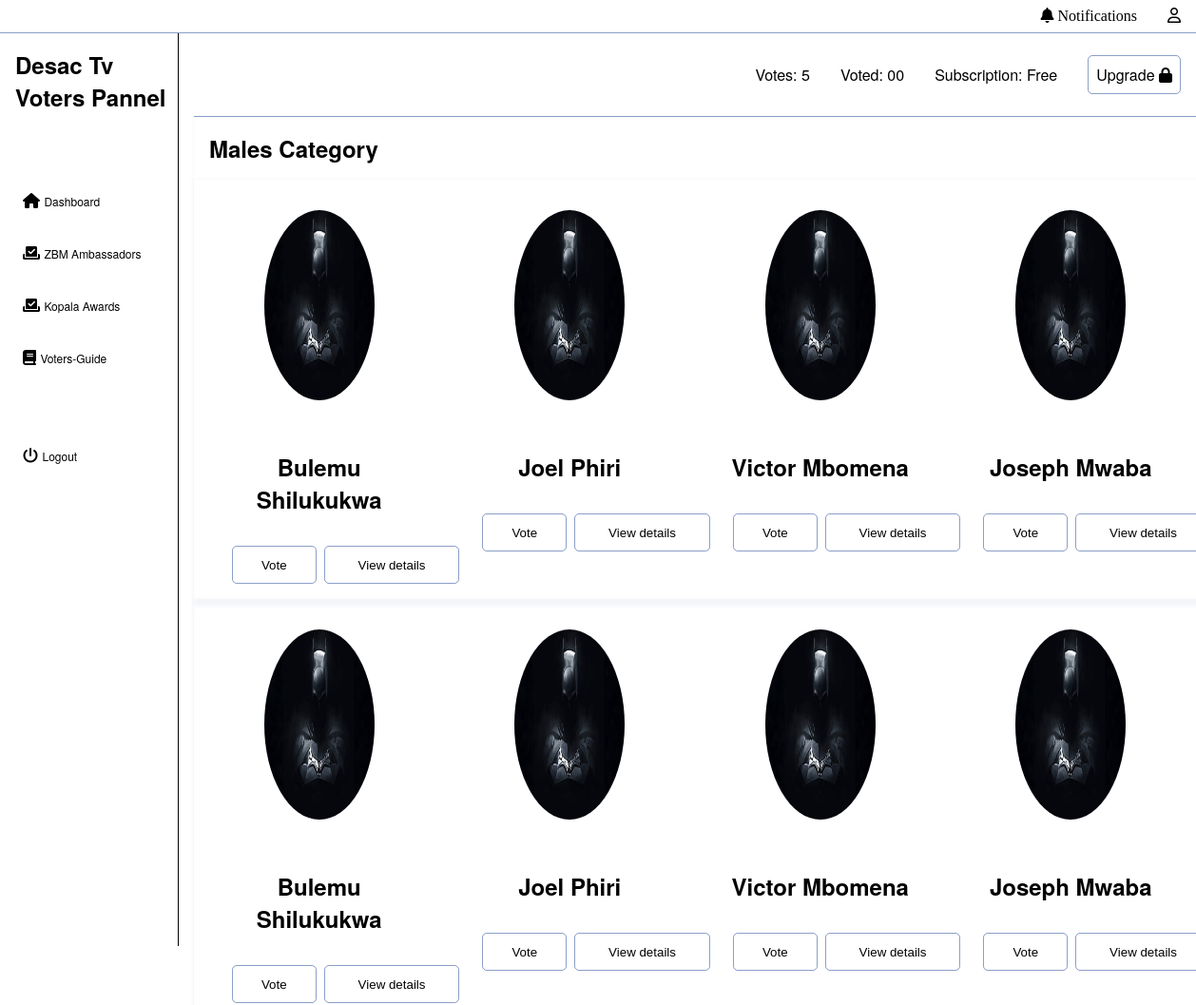
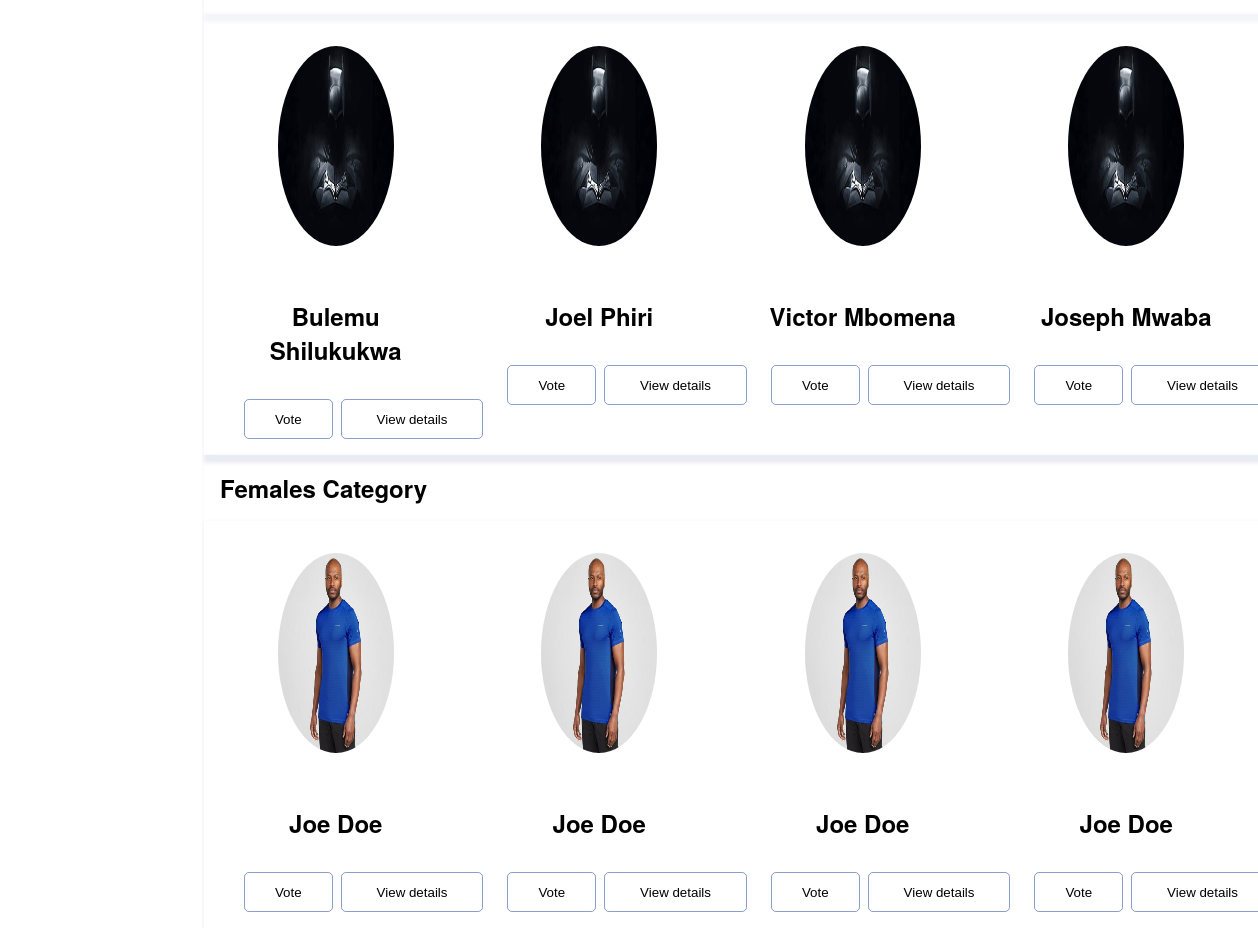
Page /zbmAmbassadors/ on the committed database (2 pictures, top to bottom).
### subscriptions/models.py (models this page shows, shortened)
class Subscription(models.Model):
    SUBSCRIPTION_CHOICES = (
        ('Premium', 'Premium'),
        ('PremiumPlus', 'PremiumPlus'),
        ('Free', 'Free')
    )
    SUBSCRIPTION_DURATION = (
        ('Three_Days', 'Three_Days'),
        ('Weekly', 'Weekly'),
        ('Monthly', 'Monthly'),
    )
    NUMBER_OF_VOTES = {
        ('3', '3'),
        ('5', '5'),
        ('8','8'),
    }
    slug = models.SlugField(null=True, blank=True)
    subscription_type = models.CharField(choices=SUBSCRIPTION_CHOICES, default='Free', max_length=30)
    number_of_votes = models.CharField(choices=NUMBER_OF_VOTES, default='Free', max_length=30)
    duration = models.PositiveIntegerField(default=3)
    duration_period = models.CharField(max_length=100, default='Free ', choices=SUBSCRIPTION_DURATION, )
    price = models.DecimalField(max_digits=10, decimal_places=2, default=0.00)
    class Meta:
        verbose_name_plural = 'Subscription'

### vote/models.py (models this page shows, shortened)
class Candidate(models.Model):
    category = models.ForeignKey(Categories, related_name='modals', on_delete=models.CASCADE)
    modal_name = models.CharField(max_length=300)
    modal_slug = models.SlugField(max_length=300)
    image = models.ImageField(upload_to='templates/uploads/', blank=True, null=True)
    votes = models.IntegerField(default=0)
    class Meta:
        verbose_name_plural = 'Candidate'

### users/views.py (the view)
# urls.py: path('zbmAmbassadors/', views.zbmAmbassadors, name='zbmAmbassadors'),
def zbmAmbassadors(request):
    subscription = Subscription.objects.all() [0:1]
    candidate = Candidate.objects.all() [0:4]
    categories = Categories.objects.all() [0:1]
    vote = Vote(request)
    return render (request, 'pages/voters-page-1.html', {
        'subscription' : subscription,
        'candidate' : candidate,
        'categories' : categories,
        'vote': vote,
    })

### users/templates/pages/voters-page-1.html (shortened to what this page needs)
{% extends 'pages/a_base.html' %}
{% load static%}
{%block content%}
<div class="zbm-ambassadors">
    <div class="container">
        <div class="side-nav">
            <div class="side-container">
                <div class="heading">
                    <h2>Desac Tv</h2>
                    <h2>Voters Pannel</h2>
                </div>
                <div class="content">
                    <ul>
                        <li>
                            <span><i class="fa-solid fa-house"></i></span>
                            <a href="{% url 'dashboard' %}">Dashboard</a>
                        </li>
                        <li>
                            <span><i class="fa-solid fa-check-to-slot"></i></span>
                            <a href="{% url 'zbmAmbassadors' %}">ZBM Ambassadors</a>
                        </li>
                        <li>
                            <span><i class="fa-solid fa-check-to-slot"></i></span>
                            <a href="{% url 'kopalaAwards' %}">Kopala Awards</a>
                        </li>
                        <li>
                            <span><i class="fa-solid fa-book"></i></span>
                            <a href="{% url 'votersGuide' %}">Voters-Guide</a>
                        </li>
                    </ul>
                </div>
                <div class="finale-content">
                    <ul>
                        <li>
                            <span><i class="fa-solid fa-power-off"></i></span>
                            <a href="{% url 'logout' %}">Logout</a>
                        </li>
                    </ul>
                </div>
            </div>
        </div>
       <div class="content">
        <div class="secondary-nav">
            <div class="container">
                <div class="item">
                    <label for="">Votes: </label>
                    {% for subscription in subscription%}
                    <label for="">{{subscription.number_of_votes}}</label>
                    {% endfor %}
                </div>
                <div class="item">
                    <label for="">Voted: </label>
                    <label for="">00</label>
                </div>
                <div class="item">
                    <label for="">Subscription:</label>
                    {% for subscription in subscription%}
                    <label for="">{{subscription.subscription_type}}</label>
                    {% endfor %}
                </div>
                <div class="item">
                    <a href="{% url 'subscription' %}">Upgrade <span><i class="fa-solid fa-lock"></i></span></a>
                </div>
            </div>
        </div>
        <div class="dashboard">
            <div class="container">
                <div class="content">
                    <div class="heading">
                        <h2>Males Category</h2>
                    </div>
                    <div class="cards">
                        {% for candidate in candidate %}
                        <div class="card">
                            <div class="image-manager">
                                {% if candidate.image%}
                                <img src="{{candidate.image.url}}" alt="{{candidate.modal_name}}">
                                {%else%}
                                    <p>No image available</p>
                                 {%endif%}
                            </div>
                            <div class="text-manager">
                                {% if candidate.image%}
                                <h2 class="model-name">{{candidate.modal_name}}</h2>
                            </div>
                            {%endif%}
                            <div class="button-manager">
                                <div class="vote">
                                    <button type="submit"><a href="">Vote</a></button>
                                </div>
                                <div class="alt">
                                    <button type="submit"><a href="./view-details.html">View details</a></button>
                                </div>
                            </div>
                        </div>
                        {%endfor%}
                    </div>
                    <div class="cards">
                        {% for candidate in candidate %}
                        <div class="card">
                            <div class="image-manager">
                                {% if candidate.image%}
                                <img src="{{candidate.image.url}}" alt="{{candidate.modal_name}}">
                                {%else%}
                                    <p>No image available</p>
                                 {%endif%}
                            </div>
                            <div class="text-manager">
                                {% if candidate.image%}
                                <h2 class="model-name">{{candidate.modal_name}}</h2>
                            </div>
                            {%endif%}
                            <div class="button-manager">
                                <div class="vote">
                                    <button type="submit"><a href="">Vote</a></button>
                                </div>
                                <div class="alt">
                                    <button type="submit"><a href="./view-details.html">View details</a></button>
                                </div>
                            </div>
                        </div>
                        {%endfor%}
                    </div>
                    <div class="cards">
                        {% for candidate in candidate %}
                        <div class="card">
                            <div class="image-manager">
                                {% if candidate.image%}
                                <img src="{{candidate.image.url}}" alt="{{candidate.modal_name}}">
                                {%else%}
                                    <p>No image available</p>
                                 {%endif%}
                            </div>
                            <div class="text-manager">
                                {% if candidate.image%}
                                <h2 class="model-name">{{candidate.modal_name}}</h2>
                            </div>
                            {%endif%}
                            <div class="button-manager">
                                <div class="vote">
                                    <button type="submit"><a href="">Vote</a></button>
                                </div>
                                <div class="alt">
                                    <button type="submit"><a href="./view-details.html">View details</a></button>
                                </div>
                            </div>
                        </div>
                        {%endfor%}
                    </div>
                </div>
            </div>
            <div class="container">
                <div class="content">
                    <div class="heading">
                        <h2>Females Category</h2>
                    </div>
                    <div class="cards">
                        <div class="card">
                            <div class="image-manager">
                                <img src="./static/assets/1.jpeg" alt="Model-Name">
                            </div>
                            <div class="text-manager">
                                <h2 class="model-name">Joe Doe</h2>
                            </div>
                            <div class="button-manager">
                                <div class="vote">
                                    <button type="submit"><a href="">Vote</a></button>
                                </div>
                                <div class="alt">
                                    <button type="submit"><a href="./view-details.html">View details</a></button>
                                </div>
                            </div>
                        </div>
                        <div class="card">
                            <div class="image-manager">
                                <img src="./static/assets/1.jpeg" alt="Model-Name">
                            </div>
                            <div class="text-manager">
                                <h2 class="model-name">Joe Doe</h2>
                            </div>
                            <div class="button-manager">
                                <div class="vote">
                                    <button type="submit"><a href="">Vote</a></button>
                                </div>
                                <div class="alt">
                                    <button type="submit"><a href="./view-details.html">View details</a></button>
                                </div>
                            </div>
                        </div>
                        <div class="card">
                            <div class="image-manager">
                                <img src="./static/assets/1.jpeg" alt="Model-Name">
                            </div>
                            <div class="text-manager">
                                <h2 class="model-name">Joe Doe</h2>
                            </div>
                            <div class="button-manager">
                                <div class="vote">
                                    <button type="submit"><a href="">Vote</a></button>
                                </div>
                                <div class="alt">
                                    <button type="submit"><a href="./view-details.html">View details</a></button>
                                </div>
                            </div>
                        </div>
                        <div class="card">
                            <div class="image-manager">
                                <img src="./static/assets/1.jpeg" alt="Model-Name">
                            </div>
                            <div class="text-manager">
                                <h2 class="model-name">Joe Doe</h2>
                            </div>
                            <div class="button-manager">
                                <div class="vote">
                                    <button type="submit"><a href="">Vote</a></button>
                                </div>
                                <div class="alt">
                                    <button type="submit"><a href="./view-details.html">View details</a></button>
                                </div>
                            </div>
                        </div>
                    </div>
                </div>
            </div>
        </div>
       </div>
    </div>
</div>
{%endblock%}

### users/templates/pages/a_base.html (shortened to what this page needs)
{%load static%}
<!DOCTYPE html>
<html lang="en">
<head>
    <link rel="stylesheet" href="{% static '/styles/dashboard.css'%}">
    <link rel="stylesheet" href="{% static '/styles/guide.css'%}">
    <link rel="stylesheet" href="{% static '/styles/nav.css'%}">
    <link rel="stylesheet" href="{% static '/styles/page-1.css'%}">
    <link rel="stylesheet" href="{% static '/styles/page-2.css'%}">
    <link rel="stylesheet" href="{% static '/styles/login.css'%}">
    <link rel="stylesheet" href="{% static '/styles/view-details.css'%}">
    <link rel="stylesheet" href="{% static '/styles/voting.css'%}">
</head>
<body>
    {%block navigation%}
    <nav>
        <ul>
            <div class="notification">
                <span><i class="fa-solid fa-bell"></i></span>
                <span>Notifications</span>
            </div>
           <div class="user">
            <span><i class="fa-regular fa-user"></i></span>
           </div>
        </ul>
    </nav>
    {%endblock%}
    {%block content%}
    {%endblock%}
</body>
</html>

### rows in the picture
Subscription: number_of_votes "5", subscription_type "Free"
Candidate: image (picture), modal_name "Bulemu Shilukukwa"
Candidate: image (picture), modal_name "Joel Phiri"
Candidate: image (picture), modal_name "Victor Mbomena"
Candidate: image (picture), modal_name "Joseph Mwaba"
